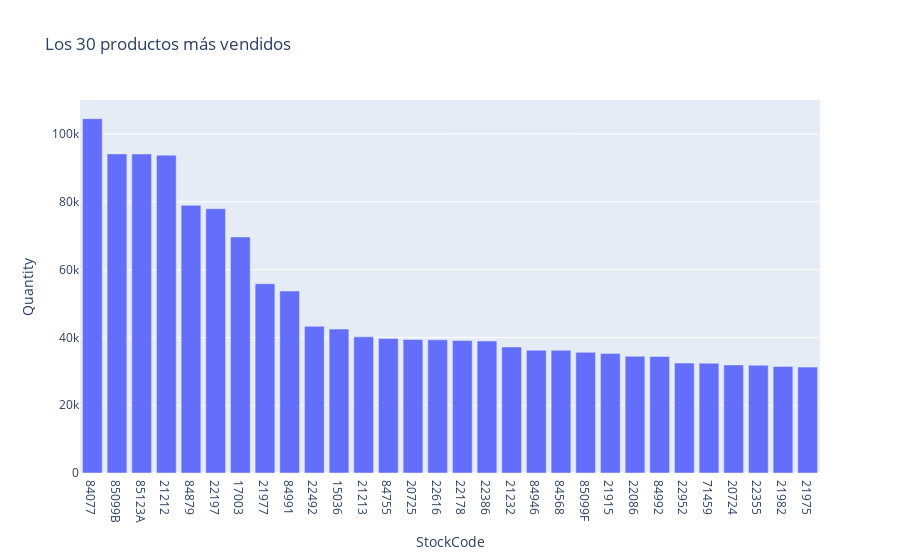
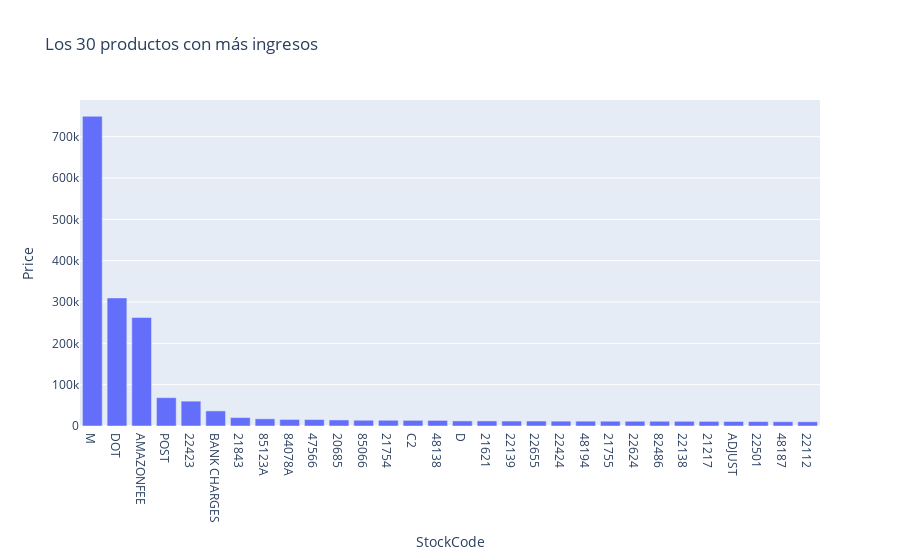

Notebook code cell kept with these figures, in order:
### Markdown cell above
Sin considerar los comentarios realizados en la sección 1.2, se les pide obtener el **Top de 30 productos más vendidos** y el **Top de 30 productos que generan más ganancias** para la tienda de retail. Deben considerar todo el registro temporal presente en el dataset y entregar la información en un gráfico de barras (Utilice `plotly`). ¿Los artículos más vendidos son los mismos que generan más ganancias?, Comente.

### Code cell
#########################
# group by 
gb_atr = 'StockCode'
df_gb = df.groupby(gb_atr)
df_gb = df_gb.sum().reset_index()
# display(df_gb.head())
mas_vendidos  = df_gb.sort_values(by='Quantity', ascending=False).head(30)
mas_vendidos[gb_atr] = mas_vendidos[gb_atr].astype('string')
mas_rentables = df_gb.sort_values(by='Price',    ascending=False).head(30)
mas_rentables[gb_atr] = mas_rentables[gb_atr].astype('string')



# Barplot mas vendidos
p1 = px.bar(
    mas_vendidos, 
    x='StockCode', 
    y='Quantity',
    barmode='group',
    title='Los 30 productos más vendidos'
    )


# Barplot mas vendidos
p2 = px.bar(
    mas_rentables, 
    x='StockCode', 
    y='Price',
    barmode='group',
    title='Los 30 productos con más ingresos',
    )

p1.show()
p2.show()
#########################

### Figure 1 — Plotly figure (JSON) as saved in the notebook; plotly's stock layout.template omitted (floating-point values rounded to 4 significant figures)
{"data": [{"alignmentgroup": "True", "hovertemplate": "StockCode=%{x}<br>Quantity=%{y}<extra></extra>", "legendgroup": "", "marker": {"color": "#636efa"}, "name": "", "offsetgroup": "", "orientation": "v", "showlegend": false, "textposition": "auto", "type": "bar", "x": ["84077", "85099B", "85123A", "21212", "84879", "22197", "17003", "21977", "84991", "22492", "15036", "21213", "84755", "20725", "22616", "22178", "22386", "21232", "84946", "84568", "85099F", "21915", "22086", "84992", "22952", "71459", "20724", "22355", "21982", "21975"], "xaxis": "x", "y": [104546, 94151, 94123, 93774, 78978, 77969, 69639, 55842, 53678, 43265, 42463, 40174, 39710, 39386, 39279, 39073, 38955, 37194, 36246, 36201, 35589, 35243, 34434, 34387, 32436, 32377, 31886, 31790, 31454, 31237], "yaxis": "y"}], "layout": {"barmode": "group", "legend": {"tracegroupgap": 0}, "title": {"text": "Los 30 productos más vendidos"}, "xaxis": {"anchor": "y", "domain": [0, 1], "title": {"text": "StockCode"}}, "yaxis": {"anchor": "x", "domain": [0, 1], "title": {"text": "Quantity"}}}}

### Figure 2 — Plotly figure (JSON) as saved in the notebook; plotly's stock layout.template omitted (floating-point values rounded to 4 significant figures)
{"data": [{"alignmentgroup": "True", "hovertemplate": "StockCode=%{x}<br>Price=%{y}<extra></extra>", "legendgroup": "", "marker": {"color": "#636efa"}, "name": "", "offsetgroup": "", "orientation": "v", "showlegend": false, "textposition": "auto", "type": "bar", "x": ["M", "DOT", "AMAZONFEE", "POST", "22423", "BANK CHARGES", "21843", "85123A", "84078A", "47566", "20685", "85066", "21754", "C2", "48138", "D", "21621", "22139", "22655", "22424", "48194", "21755", "22624", "82486", "22138", "21217", "ADJUST", "22501", "48187", "22112"], "xaxis": "x", "y": [749400.0, 309900.0, 262500.0, 68520.0, 60160.0, 36510.0, 20380.0, 17330.0, 15780.0, 15580.0, 14610.0, 13910.0, 13870.0, 13698, 13500.0, 12290.0, 12250.0, 11980.0, 11950.0, 11710.0, 11670.0, 11560.0, 11530.0, 11480.0, 11360.0, 11140.0, 10960.0, 10660.0, 10410.0, 10270.0], "yaxis": "y"}], "layout": {"barmode": "group", "legend": {"tracegroupgap": 0}, "title": {"text": "Los 30 productos con más ingresos"}, "xaxis": {"anchor": "y", "domain": [0, 1], "title": {"text": "StockCode"}}, "yaxis": {"anchor": "x", "domain": [0, 1], "title": {"text": "Price"}}}}
